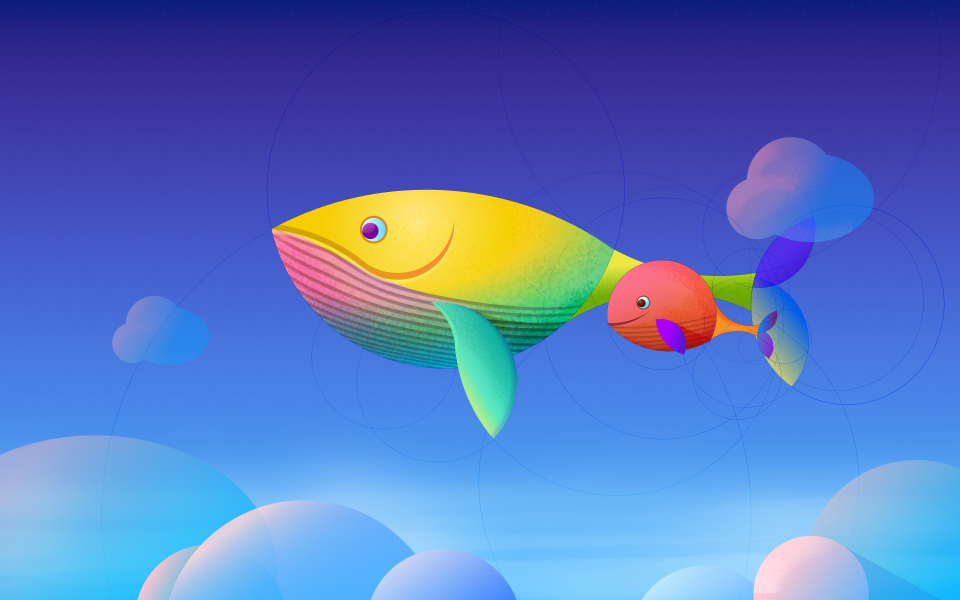
//> input picture cpp/opencv/imgproc/test.jpg, 3840 x 2400 px (shown at 1/4 size)
$ ./cornerHarris   (built with g++ and OpenCV 4)
//> lines starting //> are read from the running program, lines starting //| are printed output that depends on the picture; after the words box and inside, x2 and y2 are one past the last pixel; in counts of white or black regions, pixels touching at a corner belong together
#include <opencv2/highgui.hpp>
#include <opencv2/imgproc.hpp>
#include <iostream>

using namespace cv;
using namespace std;

String url = "../imgproc/test.jpg";

void on_CornerHarris(int, void*);//回调函数
Mat SrcPic1 , SrcPic;
int main(int argc, char** argv)
{

    int thresh = 0;
    int max_thresh = 255;
    Mat grayImage,threshImage;

    SrcPic = imread(url);
//> SrcPic is the input picture: 2400 rows x 3840 cols, CV_8UC3; mean B, G, R 191.2, 117.6, 87.4
    resize(SrcPic,SrcPic,Size(640,480));
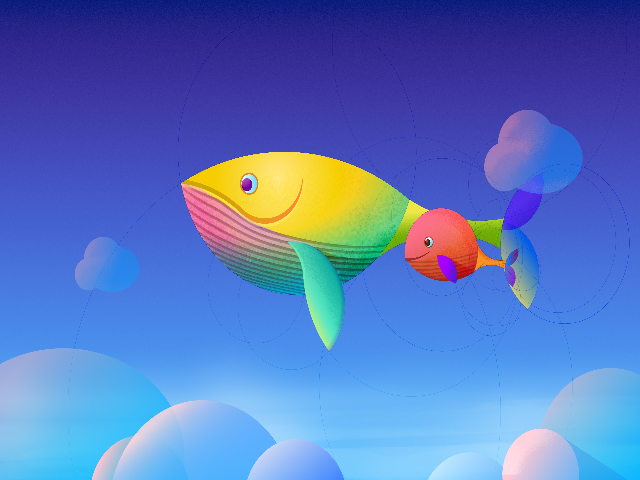
//> SrcPic: 480 rows x 640 cols, CV_8UC3; mean B, G, R 191.4, 117.7, 87.6
    SrcPic1 = SrcPic.clone();

    cvtColor(SrcPic,grayImage,CV_RGB2GRAY);
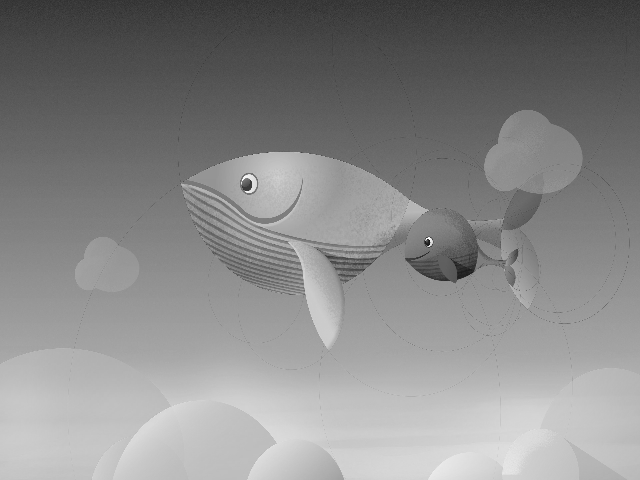
//> grayImage: 480 rows x 640 cols, CV_8UC1; min 21, max 254, mean 136.3
    adaptiveThreshold(grayImage, threshImage,255,CV_ADAPTIVE_THRESH_GAUSSIAN_C,CV_THRESH_BINARY_INV,17,10);
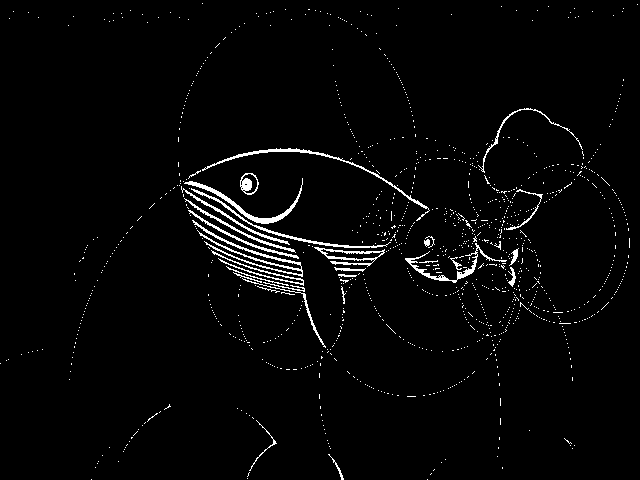
//> threshImage: 480 rows x 640 cols, CV_8UC1; 2.6% white in thin lines or dots
    imshow("角点检测", SrcPic);
    //创建窗口和滚动条
    namedWindow("角点检测", CV_WINDOW_AUTOSIZE);
    createTrackbar("阈值: ", "角点检测", &thresh, max_thresh, on_CornerHarris,&threshImage);

    waitKey(0);
    return(0);
}


void on_CornerHarris(int thresh, void* threshImage)
{
//> called with thresh = 0
    Mat local_srcPic = SrcPic.clone();
    Mat dstImage;//目标图
    Mat normImage;//归一化后的图
    Mat scaledImage;//线性变换后的八位无符号整型的图

    //进行角点检测
    //第三个参数表示邻域大小，第四个参数表示Sobel算子孔径大小，第五个参数表示Harris参数
    cornerHarris(*(Mat*) threshImage, dstImage, 2, 3, 0.04, BORDER_DEFAULT);
    // 归一化与转换
    normalize(dstImage, normImage, 0, 255, NORM_MINMAX);

    convertScaleAbs(normImage, scaledImage);//!!!!!将归一化后的图线性变换成8位无符号整型
   // 将检测到的，且符合阈值条件的角点绘制出来
    for (int j = 0; j < normImage.rows; j++)
    {
        for (int i = 0; i < normImage.cols; i++)
        {
            if ((int)normImage.at<float>(j, i) > thresh+50)
            {
                circle(local_srcPic, Point(i, j), 5, Scalar(10, 10, 255), 2, 8, 0);
                circle(scaledImage, Point(i, j), 5, Scalar(0, 10, 255), 2, 8, 0);
            }
        }
    }
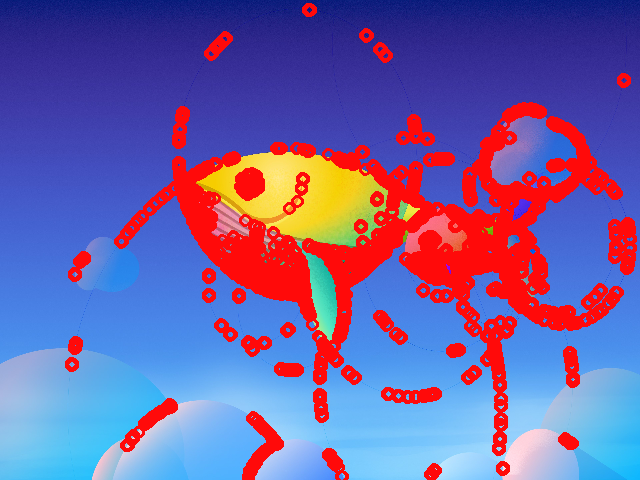
//> local_srcPic: 480 rows x 640 cols, CV_8UC3; 17.32% of pixels changed, all inside (x1, y1, x2, y2) = (65, 3, 637, 480)
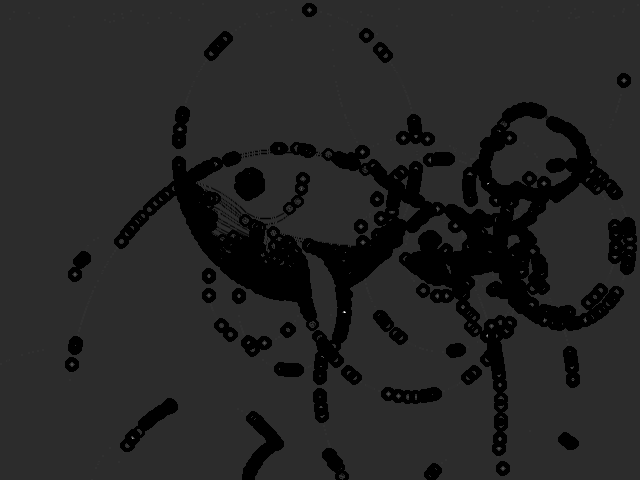
//> scaledImage: 480 rows x 640 cols, CV_8UC1; min 0, max 255, mean 36.4

    imshow("角点检测", local_srcPic);
    imshow("角点检测2", scaledImage);

}

$ run again, with cpp/opencv/imgproc/1540865910.jpg copied over cpp/opencv/imgproc/test.jpg
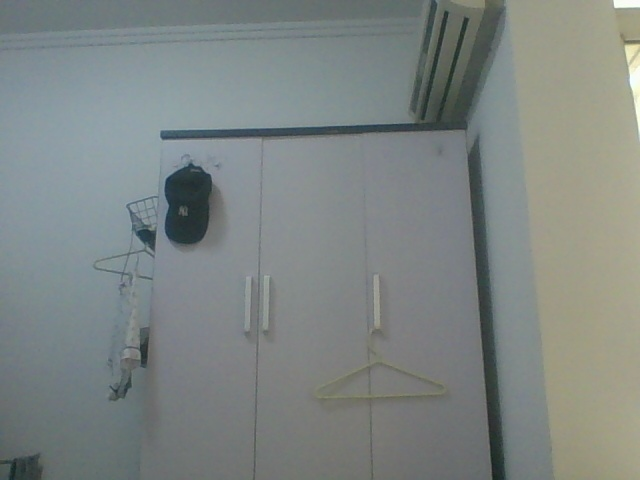
//> input picture cpp/opencv/imgproc/1540865910.jpg, 640 x 480 px
//> SrcPic is the input picture: 480 rows x 640 cols, CV_8UC3; mean B, G, R 131, 133.1, 126.2
//> `adaptiveThreshold(grayImage, threshImage,255,CV_ADAPTIVE_THRESH_GAUSSI..`:
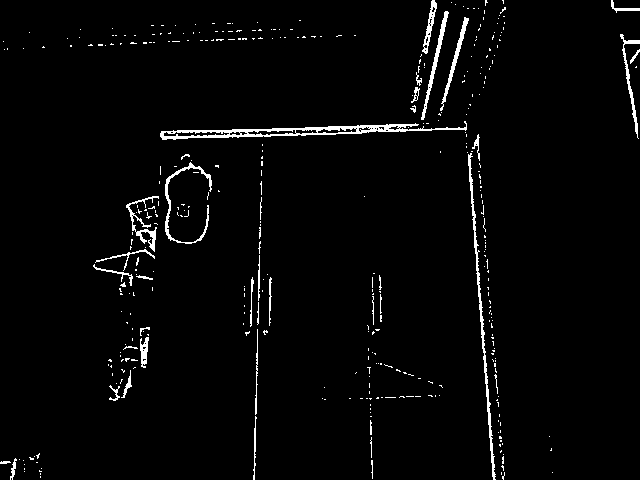
//> threshImage: 480 rows x 640 cols, CV_8UC1; 2.6% white in thin lines or dots
//> after the loop in on_CornerHarris, `for (int j = 0; j < normImage.rows; j++)`:
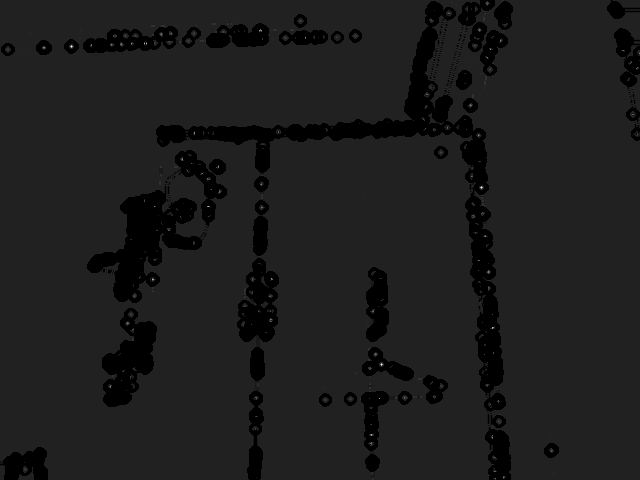
//> scaledImage: 480 rows x 640 cols, CV_8UC1; min 0, max 255, mean 28.6
